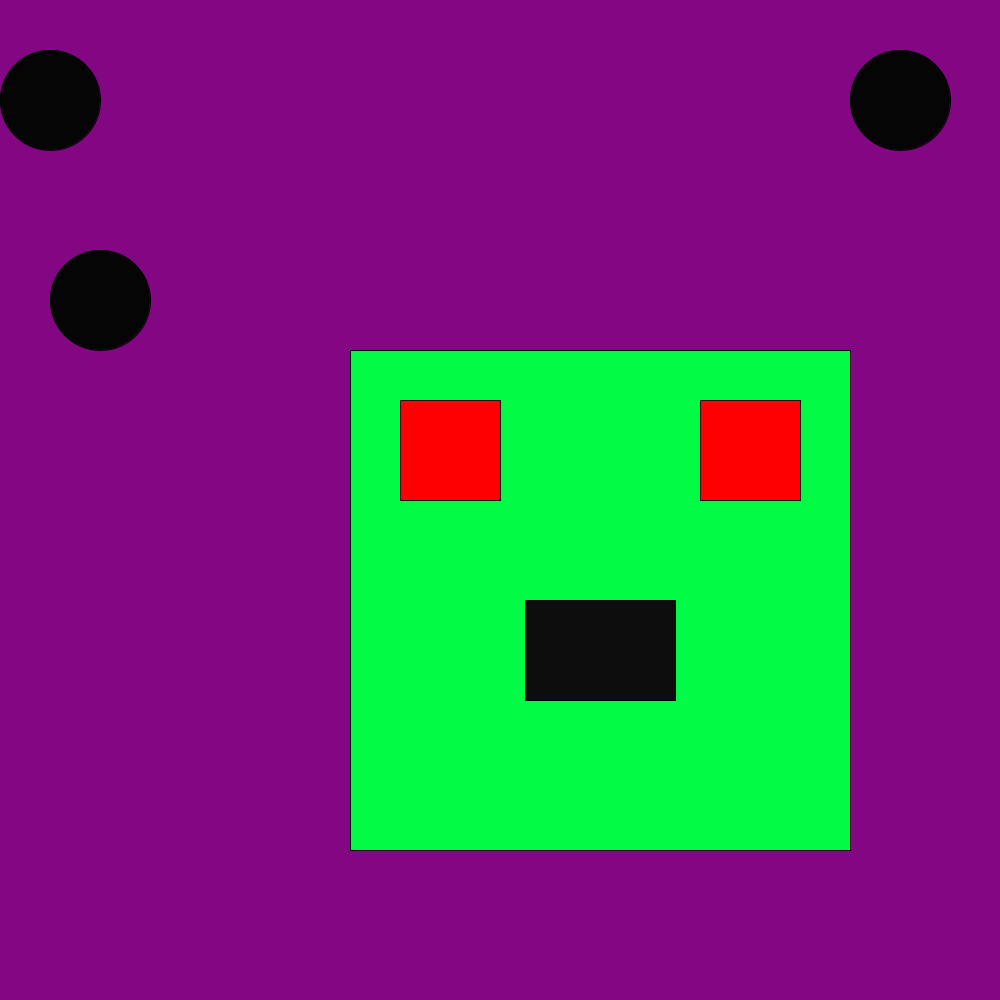
Frame 1 (no input)
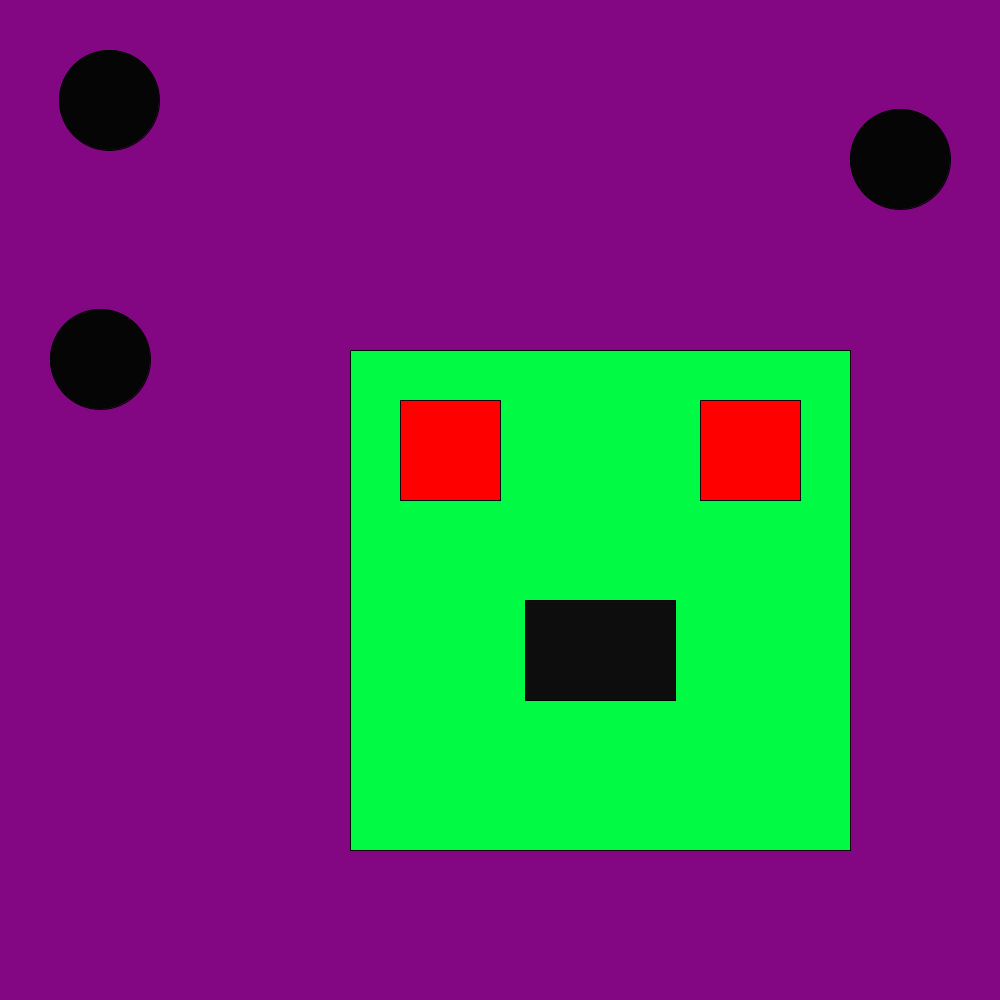
Frame 60 (the mouse pressed at the canvas centre just before this capture)
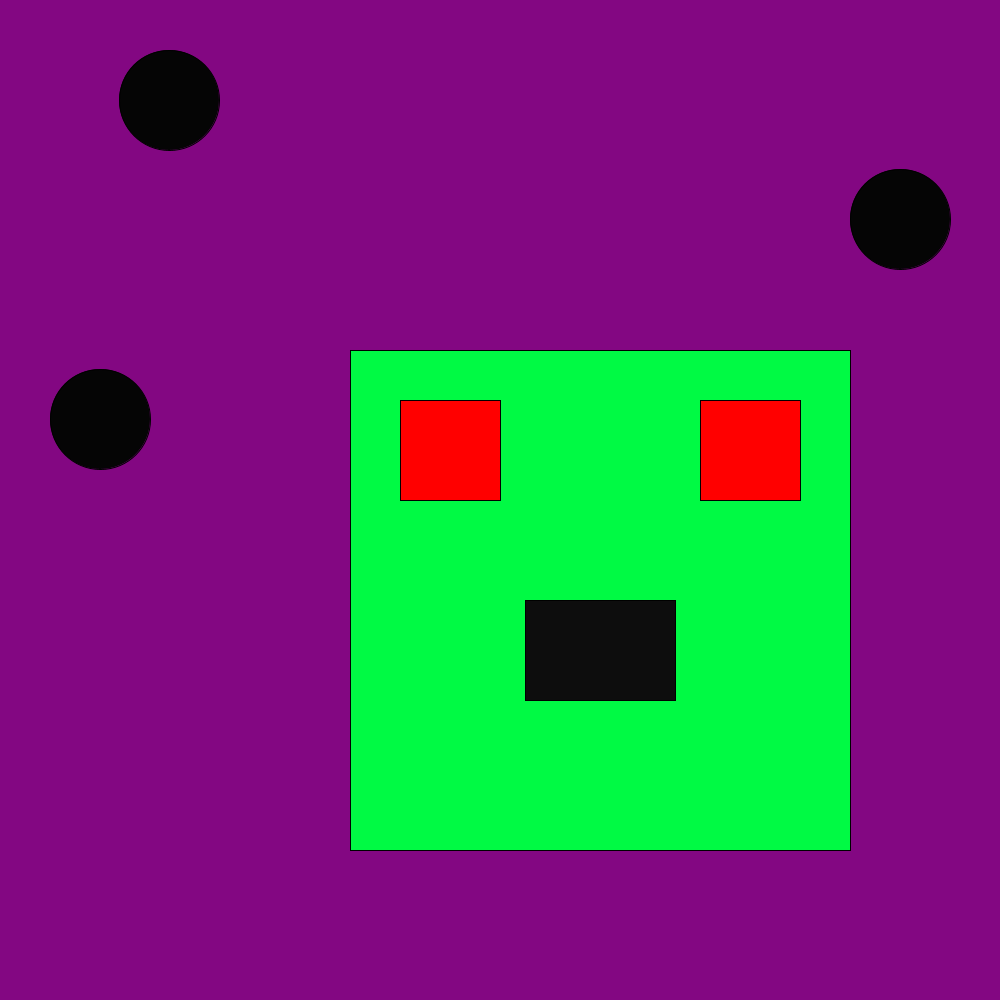
Frame 120 (the mouse held since frame 60 and released just before this capture)

The Processing sketch that drew these frames (run headless with seeded random() and noise(); from frame 60 on, the mouse is pressed at the canvas centre):

// Processing sketch: lucapintoCreeperMoon
// ── lucapintoCreeperMoon.pde
int circlePosition=50;
int circlePositionY1=300;
int circlePositionY2=100;
void setup(){
  size(1000,1000);
  background(#830782);
fill(#00FA44);
rect(350,350,500,500);
fill(#FF0000);
rect(400,400,100,100);
fill(#FF0000);
rect(700,400,100,100);
fill(#0D0D0D);
rect(525,600,150,100);
}
void draw(){
//ill(#FCFCFC);
//ellipse(0,100,100,100);
background(#830782);
fill(#050505);
ellipse(circlePosition,100,100,100);
circlePosition=circlePosition+1;

fill(#050505);
ellipse(100,circlePositionY1,100,100);
circlePositionY1=circlePositionY1+1;

fill(#050505);
ellipse(900,circlePositionY2,100,100);
circlePositionY2=circlePositionY2+1;

fill(#00FA44);
rect(350,350,500,500);
fill(#FF0000);
rect(400,400,100,100);
fill(#FF0000);
rect(700,400,100,100);
fill(#0D0D0D);
rect(525,600,150,100);
}
